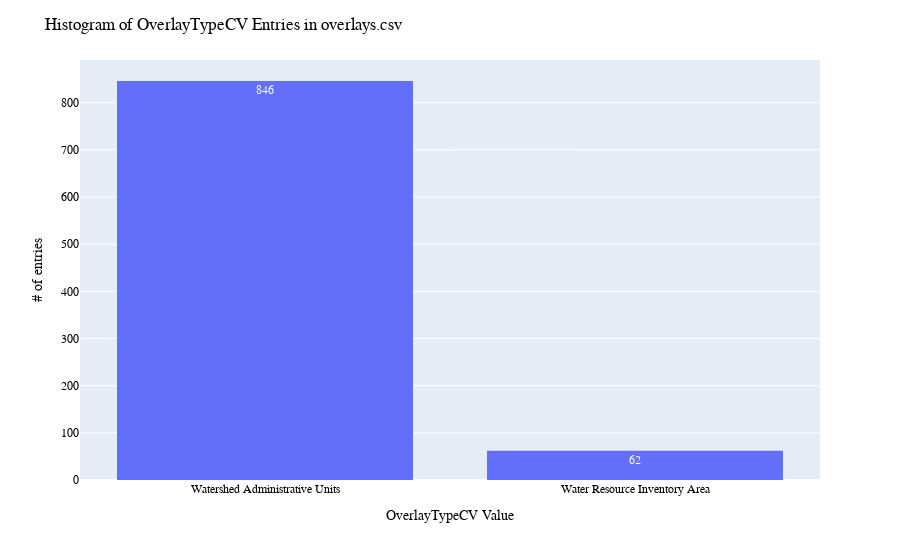

The cell this chart's notebook holds for it:
### Code cell
# OverlayTypeCV: histogram distribution of WaDE values
print(dfov.OverlayTypeCV.value_counts())

fig = px.histogram(dfov, x="OverlayTypeCV", text_auto=True)
fig.update_layout(bargap=0.2,
                  title="Histogram of OverlayTypeCV Entries in overlays.csv",
                  xaxis_title="OverlayTypeCV Value",
                  yaxis_title="# of entries",
                    font=dict(
                        family="Arial Bold",
                        size=12,
                        color="Black")
                 )
fig.show()
fig.write_image('figures/OverlayTypeCV.png', engine="kaleido")

### Figure 1 — Plotly figure (JSON) as saved in the notebook; plotly's stock layout.template omitted (floating-point values rounded to 4 significant figures; data arrays with more than 128 entries replaced by an {"elided": "..."} marker saying what was removed)
{"data": [{"bingroup": "x", "hovertemplate": "OverlayTypeCV=%{x}<br>count=%{y}<extra></extra>", "legendgroup": "", "marker": {"color": "#636efa", "pattern": {"shape": ""}}, "name": "", "orientation": "v", "showlegend": false, "texttemplate": "%{value}", "type": "histogram", "x": {"elided": "908 str values"}, "xaxis": "x", "yaxis": "y"}], "layout": {"bargap": 0.2, "barmode": "relative", "font": {"color": "Black", "family": "Arial Bold", "size": 12}, "legend": {"tracegroupgap": 0}, "margin": {"t": 60}, "title": {"text": "Histogram of OverlayTypeCV Entries in overlays.csv"}, "xaxis": {"anchor": "y", "domain": [0, 1], "title": {"text": "OverlayTypeCV Value"}}, "yaxis": {"anchor": "x", "domain": [0, 1], "title": {"text": "# of entries"}}}}
